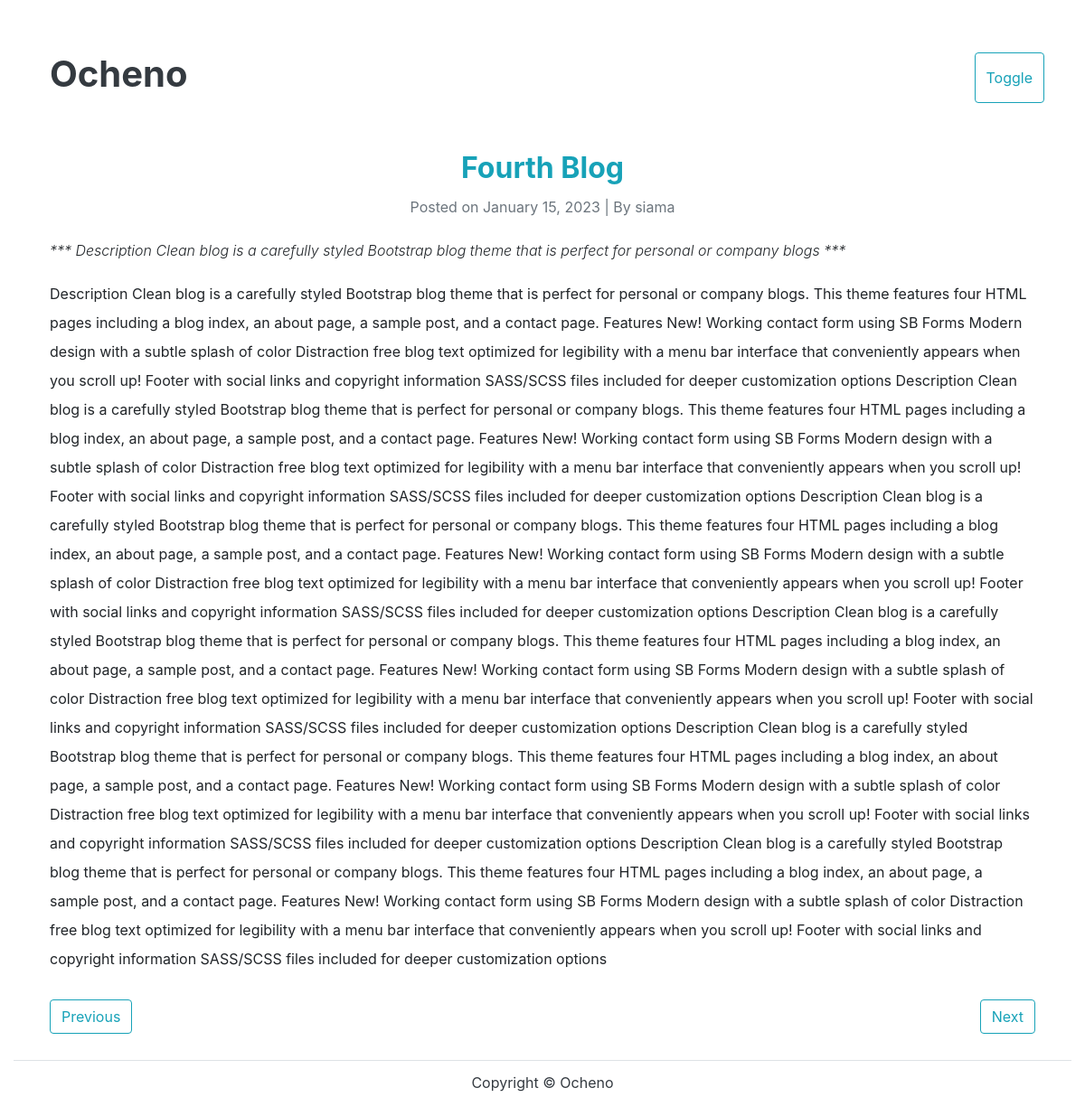
The app's page /post/4/ with its own data.
### blog/models.py (models this page shows, shortened)
class Post(models.Model):
	title=models.CharField(max_length=100)
	content=models.TextField()
	date_posted=models.DateTimeField(default=timezone.now)
	author=models.ForeignKey(User, on_delete=models.CASCADE)
	slug = models.SlugField(max_length=200, default='null')
	summary = models.TextField(default='null')

### blog/views.py (the view)
# urls.py: path('post/<int:pk>/',PostDetailView.as_view(),name='post-detail')
class PostDetailView(DetailView):
	model = Post

### blog/templates/blog/post_detail.html
{% extends "blog/base.html" %}
{% block content%}
<article class="mb-4">
    <h2 class="font-weight-bold text-center text-info">{{ object.title }}</h2>
    <p class="date text-muted text-center">Posted on {{ object.date_posted |date:"F d, Y" }} | By {{ object.author }}</p>
    <p class='font-italic font-weight-light'>
        ***
        {{ object.summary }}
        ***
    </p>
    <p class="font-weight-normal">{{ object.content }}</p>
</article>
<div class="d-flex justify-content-between">
    <a class="btn btn-outline-info mb-4" href="{% url 'post-detail' post.id|add:'-1' %}">Previous</a>
    <a class="btn btn-outline-info mb-4" href="{% url 'post-detail' post.id|add:'1' %}">Next</a>
</div>
{% endblock content%}

### blog/static/blog/main.css (style rules this page uses)
* { box-sizing: border-box; margin: 5px; }
p { line-height: 2em; }
body { background: white; color: dark; }

### records on screen
Post: title "Fourth Blog", date_posted "January 15, 2023", author "siama", summary "Description Clean blog is a carefully styled Bootstrap blog theme that is perfect for personal or company blogs", content "Description Clean blog is a carefully styled Bootstrap blog theme that is perfect for personal or company blogs. This theme features four HTML pages including a blog index, an about page, a sample post, and a contact page. Features New! Working contact form using SB Forms Modern design with a subtle splash of color Distraction free blog text optimized for legibility with a menu bar interface that conveniently appears when you scroll up! Footer with social links and copyright information SASS/SCSS files included for deeper customization options Description Clean blog is a carefully styled Bootstrap blog theme that is perfect for personal or company blogs. This theme features four HTML pages…"
